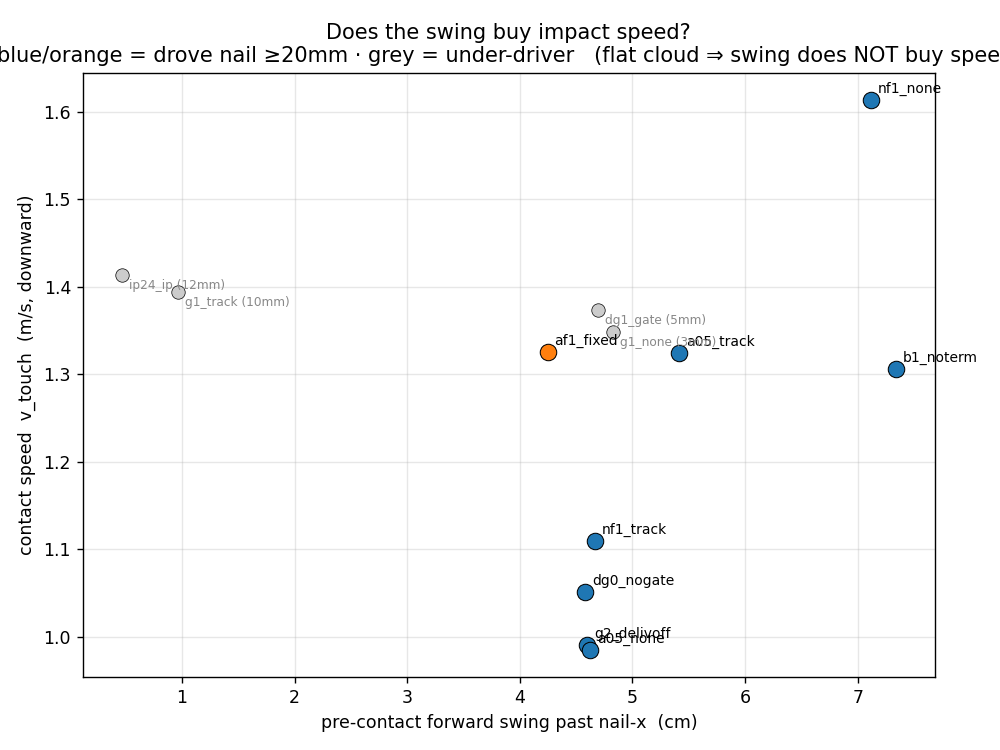

This figure's Python source:
"""Partial test of 'the swing is for impact maximization': on the already-traced July policies,
does a bigger PRE-CONTACT forward swing buy a higher contact speed? Reads traj_all.json (substep
head path at 2ms). Fixes the earlier metric: swing measured only UP TO first contact (so nf1's
post-tap fly-off no longer contaminates it)."""
from __future__ import annotations
import json
import matplotlib; matplotlib.use("Agg")
import matplotlib.pyplot as plt

IN = "/private/tmp/claude-501/-Users-nikerane-repos-unitree-rl-mjlab/2cd822e7-752b-4070-969b-f93a7bd62f87/scratchpad/traj_all.json"
OUTDIR = "docs/results/assets/2026-07-20_policy_videos"
DT = 0.002
d = json.load(open(IN)); arms = d["arms"]; nail_x = d["nail_top"][0]

rows = []
for label, a in arms.items():
    sub = a["substep"]  # [x,y,z,contact]
    fc = next((i for i, p in enumerate(sub) if p[3]), None)
    if fc is None or fc < 1:
        rows.append((label, a["max_nail_mm"], float("nan"), float("nan"), None)); continue
    v_touch = (sub[fc - 1][2] - sub[fc][2]) / DT          # downward speed at contact onset
    swing_pre = max(p[0] for p in sub[:fc + 1]) - nail_x    # forward excursion BEFORE contact
    rows.append((label, a["max_nail_mm"], swing_pre * 100, v_touch, fc))

rows.sort(key=lambda r: (-(r[3] if r[3] == r[3] else -1)))
print(f"{'policy':13s} {'depth_mm':>8} {'swing_pre_cm':>12} {'v_touch_m/s':>11} {'contact@substep':>15}")
for label, depth, sw, vt, fc in rows:
    print(f"{label:13s} {depth:8.1f} {sw:12.1f} {vt:11.3f} {str(fc):>15}")

# scatter: pre-contact swing vs contact speed (drivers = drove >=20mm), labelled
good = [(l, sw, vt, depth) for (l, depth, sw, vt, fc) in rows if vt == vt and depth >= 20]
weak = [(l, sw, vt, depth) for (l, depth, sw, vt, fc) in rows if vt == vt and depth < 20]
fig, ax = plt.subplots(figsize=(8, 6))
for (l, sw, vt, depth) in good:
    ax.scatter(sw, vt, s=90, c="#1f77b4" if l != "af1_fixed" else "#ff7f0e", zorder=3,
               edgecolor="k", lw=0.6)
    ax.annotate(l, (sw, vt), fontsize=8, xytext=(4, 4), textcoords="offset points")
for (l, sw, vt, depth) in weak:
    ax.scatter(sw, vt, s=60, c="#cccccc", zorder=2, edgecolor="k", lw=0.4)
    ax.annotate(f"{l} ({depth:.0f}mm)", (sw, vt), fontsize=7, color="#888",
                xytext=(4, -8), textcoords="offset points")
ax.set_xlabel("pre-contact forward swing past nail-x  (cm)")
ax.set_ylabel("contact speed  v_touch  (m/s, downward)")
ax.set_title("Does the swing buy impact speed?\n"
             "blue/orange = drove nail ≥20mm · grey = under-driver   "
             "(flat cloud ⇒ swing does NOT buy speed)")
ax.grid(alpha=0.3)
fig.tight_layout(); fig.savefig(f"{OUTDIR}/swing_vs_speed.png", dpi=125)
print(f"\n-> {OUTDIR}/swing_vs_speed.png")
